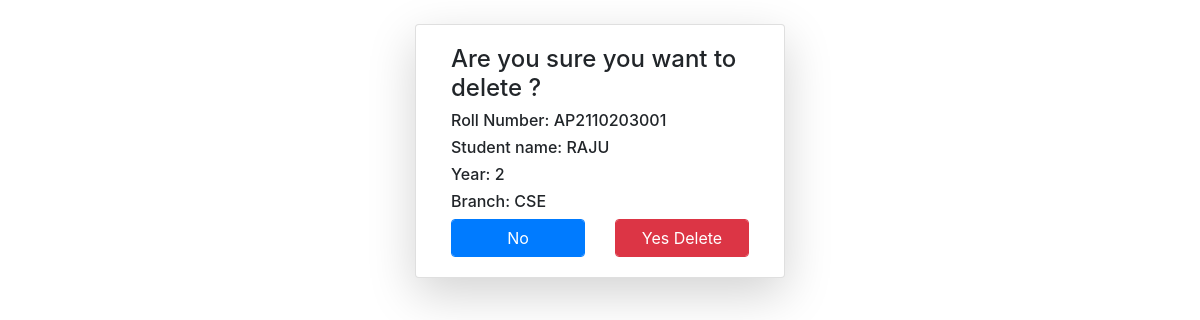
Screenshot of /stdel/7/ with the database file from the repository.
### DemoApp/models.py (models this page shows)
class Student(models.Model):
    roll = models.CharField(max_length=15)
    sname = models.CharField(max_length=30)
    year = models.IntegerField()
    branch = models.CharField(max_length=30)

### DemoApp/views.py (the view)
# urls.py: path("stdel/<int:k>/", views.stde, name="stdel"),
def stde(self, k):
    z = Student.objects.get(id=k)
    if self.method == "POST":
        z.delete()
        return redirect("/")
    return render(self, "firstapp/stdel.html", {"t": z})

### DemoApp/templates/firstapp/stdel.html (shortened to what this page needs)
{% load static %}
<!DOCTYPE html>
<html lang="en">
  <head>
    <link
      rel="stylesheet"
      href="https://cdn.jsdelivr.net/npm/bootstrap@4.6.2/dist/css/bootstrap.min.css"
    />
  </head>
  <body>
    <div class="container mt-4">
      <div class="card col-md-4 shadow-lg mx-auto">
        <div class="card-body">
          <h4>Are you sure you want to delete ?</h4>
          <h6>Roll Number: {{t.roll}}</h6>
          <h6>Student name: {{t.sname}}</h6>
          <h6>Year: {{t.year}}</h6>
          <h6>Branch: {{t.branch}}</h6>
          <form method="post">
            <div class="row">
              <div class="col">
                <a href="{% url 'cru' %}" class="form-control btn btn-primary"
                  >No</a
                >
              </div>
              <div class="col">
                <input
                  type="submit"
                  value="Yes Delete"
                  class="btn btn-danger form-control"
                />
              </div>
            </div>
          </form>
        </div>
      </div>
    </div>
  </body>
</html>

### rows the page displays
Student: roll "AP2110203001", sname "RAJU", year "2", branch "CSE"
